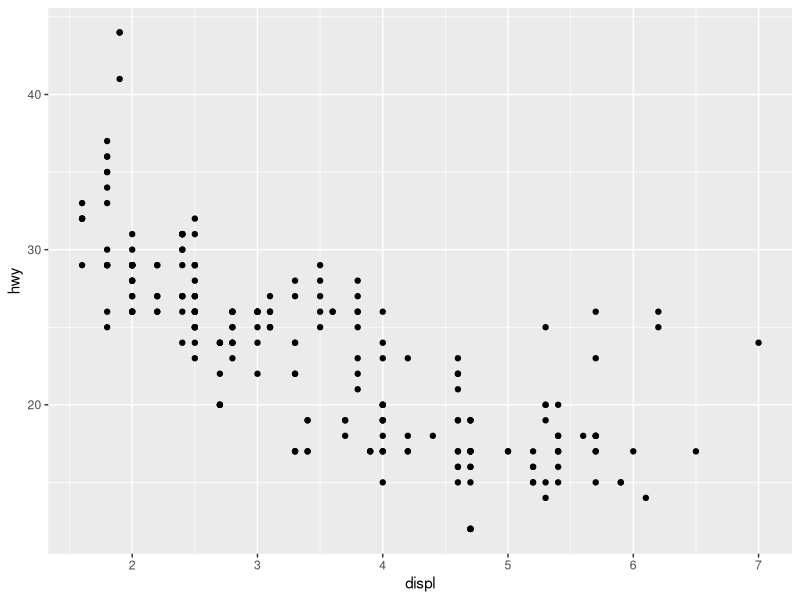
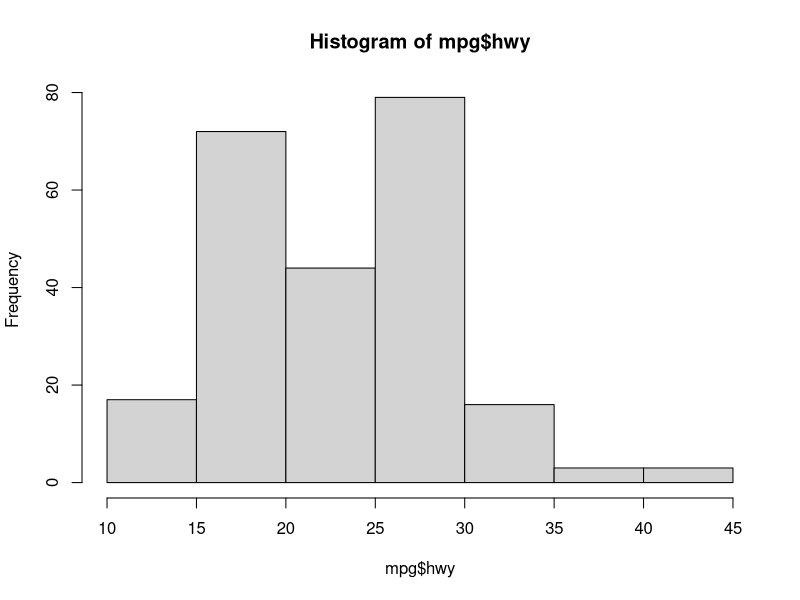

R code for these plots, in order: (Note: this script raises an error after producing the figures.)
install.packages("dplyr")
install.packages("ggplot2")

library(dplyr)
library(ggplot2)

head(mpg)

dim(mpg)

str(mpg)
summary(mpg)
View(mpg)

mpg %>%
  group_by(manufacturer) %>%
  summarise(mean.hwy=mean(hwy)) %>%
  arrange(desc(mean.hwy))
  
lm.mpg <- lm(data=mpg, hwy ~ displ)
summary(lm.mpg)

qplot(data = mpg, x = displ, y = hwy)


head(mpg)
mean(mpg$hwy)
max(mpg$hwy)
min(mpg$hwy)

hist(mpg$hwy)

a <- 1
b <- 2
c <- 3
ab <- 3.5

a+b
a/b

d <- c(1,2,3,4,5)
e <- c(1:5)
f <- seq(1,5)
g <- seq(1,10,by=2)
d+2
d
d+e
a2 <- "a"
b2 <- "text"
c2 <- "Hello world!"
c2
d2 <- c("a", "b", "c")
d2
e2 <- c("Hello!", "World", "is", "good!")
e2
b2+2
a2+b2


a <- c(1,2,3)
mean(a)
max(a)
min(a)
summary(a)
b <- c("a", "a", "b", "c")
library(ggplot2)
qplot(b)
e2
paste(e2,collapse = " ")
e3_paste <- paste(e2,collapse = ',')
e2_paste

